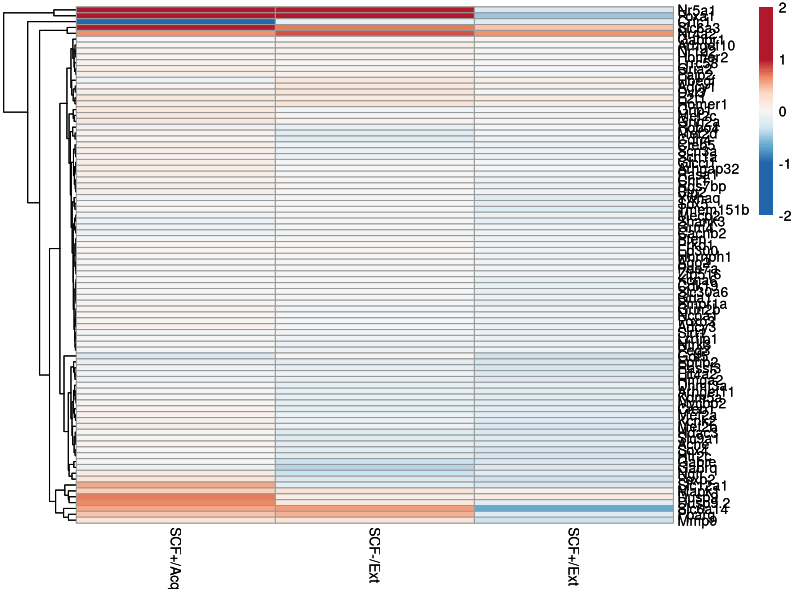
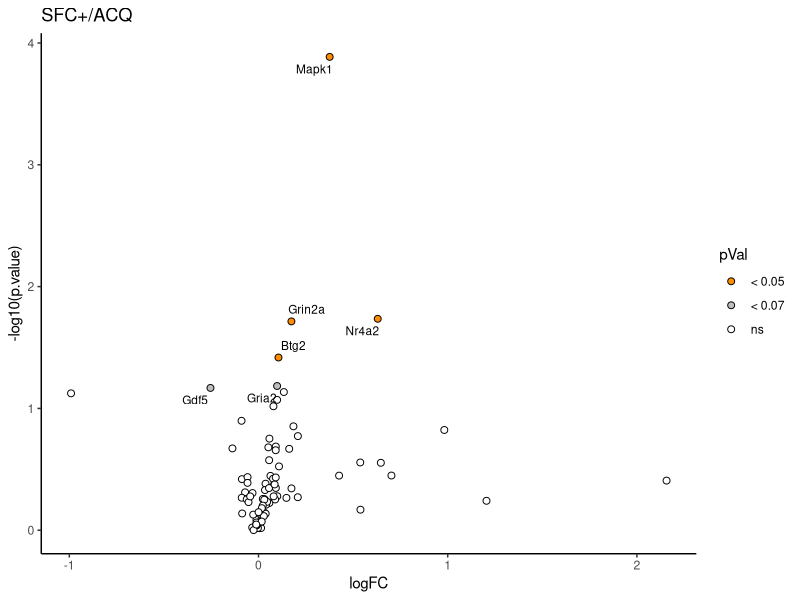
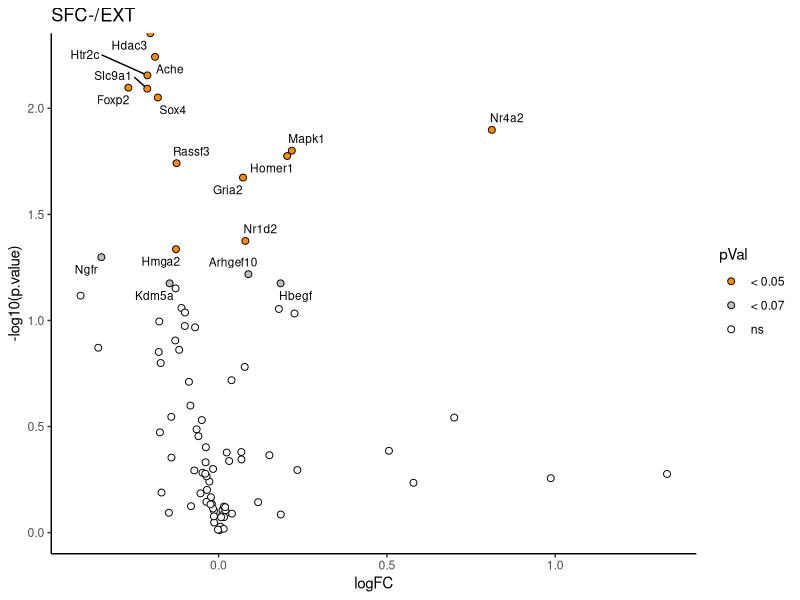
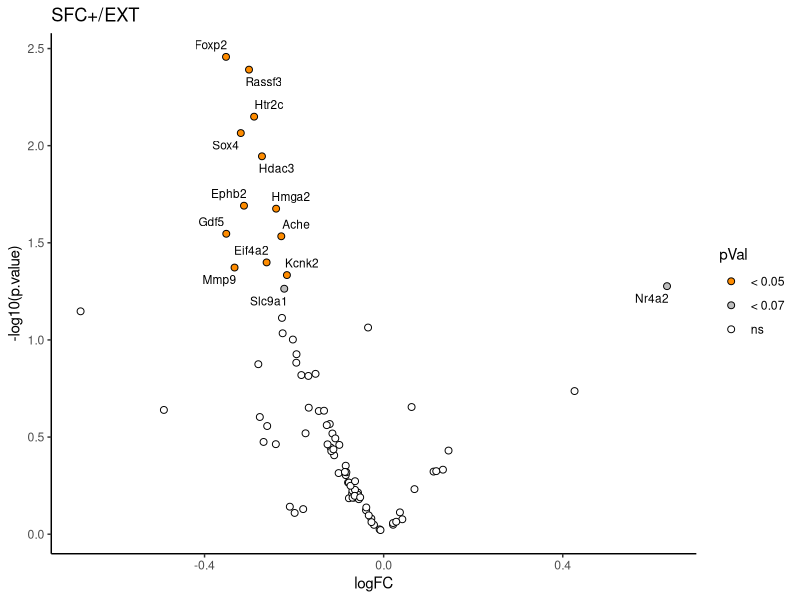

Reproduce these figures in R, in order.
setwd("/Users/admin/Library/Mobile Documents/com~apple~CloudDocs/Analysis_sync/S017-miR132/")
library(ggplot2)
library(ggrepel)
library(RColorBrewer)

array<-read.csv2("PCR Array-FC und Pvalue.csv")


######## SFCplus EXT ########
df<-array[,c(1,grep("SFCplus_Acq", colnames(array)))]
colnames(df)<-c("Gene","logFC","p.value")
df$logFC<-as.numeric(df$logFC)
df$p.value<-as.numeric(df$p.value)

df$pVal<-"ns"
df$pVal[df$p.value<0.07]<-"< 0.07"
df$pVal[df$p.value<0.05]<-"< 0.05"



g<-ggplot(df,aes(x=logFC,y=-log10(p.value), fill=pVal) )+
    geom_point(pch=21,size=2)+theme_classic()+
    scale_fill_manual(values = c("darkorange", "grey","white" ))+
    ggtitle("SFC+/ACQ")

#get top 20 p-adjusted value
df.top<-subset(df, pVal!="ns")


pdf("SFCplus_Acq_Volcano.pdf", width=4, height = 3.5)
    print(g+geom_text_repel(data = df.top,
                        aes(label = Gene),
                        size = 3,
                        box.padding = unit(0.3, "lines"),
                        point.padding = unit(0.2, "lines")))
dev.off()


######## SFCminuns EXT ########


df<-array[,c(1,grep("SFCminus_Ext", colnames(array)))]
colnames(df)<-c("Gene","logFC","p.value")
df$logFC<-as.numeric(df$logFC)
df$p.value<-as.numeric(df$p.value)

df$pVal<-"ns"
df$pVal[df$p.value<0.07]<-"< 0.07"
df$pVal[df$p.value<0.05]<-"< 0.05"


g<-ggplot(df,aes(x=logFC,y=-log10(p.value), fill=pVal) )+
    geom_point(pch=21,size=2)+theme_classic()+
    scale_fill_manual(values = c("darkorange", "grey","white" ))+
    ggtitle("SFC-/EXT")

#get top 20 p-adjusted value
df.top<-subset(df, pVal!="ns")


pdf("SFCminus_Ext_Volcano.pdf", width=4, height = 3.5)
    print(g+geom_text_repel(data = df.top,
                        aes(label = Gene),
                        size = 3,
                        box.padding = unit(0.3, "lines"),
                        point.padding = unit(0.2, "lines")))
dev.off()


######## SFCplus EXT ########


df<-array[,c(1,grep("SFCplus_Ext", colnames(array)))]
colnames(df)<-c("Gene","logFC","p.value")
df$logFC<-as.numeric(df$logFC)
df$p.value<-as.numeric(df$p.value)

df$pVal<-"ns"
df$pVal[df$p.value<0.07]<-"< 0.07"
df$pVal[df$p.value<0.05]<-"< 0.05"


g<-ggplot(df,aes(x=logFC,y=-log10(p.value), fill=pVal) )+
    geom_point(pch=21,size=2)+theme_classic()+
    scale_fill_manual(values = c("darkorange", "grey","white" ))+
    ggtitle("SFC+/EXT")

#get top 20 p-adjusted value
df.top<-subset(df, pVal!="ns")


pdf("SFCplus_Ext_Volcano.pdf", width=4, height = 3.5)
    print(g+geom_text_repel(data = df.top,
                        aes(label = Gene),
                        size = 3,
                        box.padding = unit(0.3, "lines"),
                        point.padding = unit(0.2, "lines")))
dev.off()


## heatmap
library(pheatmap)


mx<-as.matrix(array[,grep("Fold", colnames(array))])
mx<-apply(mx,2,as.numeric)
genes<-array$Gene
genes[duplicated(genes)]<-paste0(genes[duplicated(genes)], ".2")

rownames(mx)<-genes
colnames(mx)<-c("SCF+/Acq","SCF-/Ext","SCF+/Ext" )

color.heat3 = colorRampPalette(rev(brewer.pal(n = 7,
                                 name ="RdBu"))[c(rep(1,3),1:7,rep(7,3))])(100)

pdf("PCRarray_heatmap.pdf", height = 12, width = 4)
    print(pheatmap(mx,  color=color.heat3,scale="none",
         cluster_cols = F,
         breaks = seq(-2,2,length.out=101)))
dev.off()

